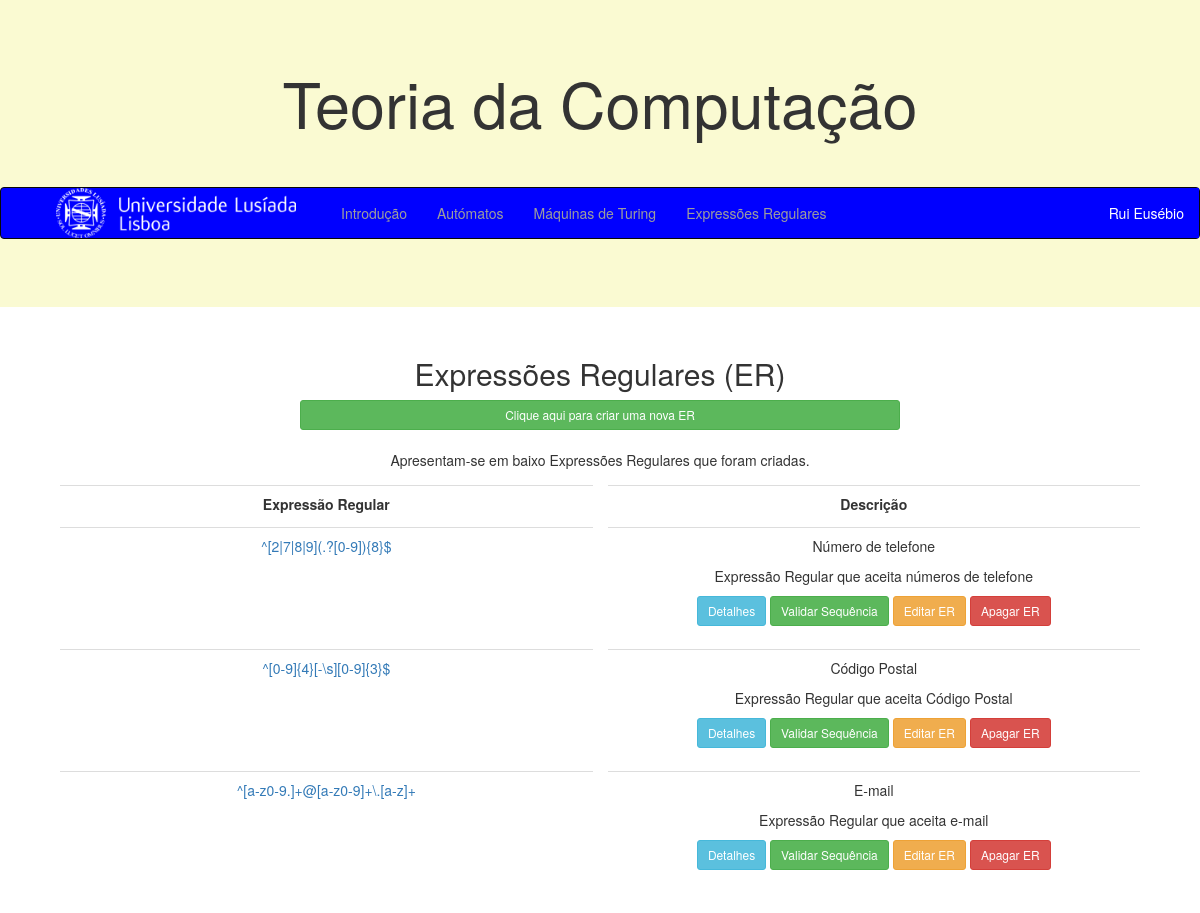
/expressoes/, run on the app's committed database.
### computacao/models.py (models this page shows, shortened)
class Expressao(models.Model):
    nome = models.CharField(max_length=100)
    descricao = models.CharField(max_length=100)
    regex = models.CharField(max_length=100)
    def printRegex(self):
        return self.regex

### computacao/views.py (the view)
# urls.py: path('expressoes/', views.expressoes, name='expressoes'),
def expressoes(request):
    context = {'expressoes': Expressao.objects.all()}
    return render(request, 'computacao/expressoes.html', context)

### computacao/templates/computacao/expressoes.html (shortened to what this page needs)
{% extends 'computacao/layout.html' %}
{% block main %}
    <main class="col-sm-12 text-center">
        <h2>Expressões Regulares (ER)</h2>
        <a href="{% url 'computacao:nova_expressao' %}" class="container btn btn-success btn-sm btn-block" style="max-width:600px">
        Clique aqui para criar uma nova ER
        </a>
        <br>
        <p>Apresentam-se em baixo Expressões Regulares que foram criadas.</p>
        <table align="center" class="table" style="max-width:1200px">
            <tr>
                <th class="text-center col-sm-6 text-center">Expressão Regular</th>
                <th class="text-center col-sm-6 text-center">Descrição</th>
            </tr>
            {% load static %}
            {% for expressao in expressoes %}
                <tr class="text-center">
                    <td>
                        <a href="{% url 'computacao:expressao' expressao.id %}">
                        {{ expressao.printRegex}}
                        </a>
                    </td>
                    <td style="horizontal-align:bottom">
                        <p>{{ expressao.nome }}</p>
                        <p>{{ expressao.descricao }}</p>
                        <p>
                            <a href="{% url 'computacao:expressao' expressao.id %}" class="btn btn-info  btn-sm">
                                Detalhes
                            </a>
                            <a href="{% url 'computacao:expressao' expressao.id %}" class="btn btn-success  btn-sm">
                                Validar Sequência
                            </a>
                            <a href="{% url 'computacao:edita_expressao' expressao.id %}" class="btn btn-warning  btn-sm">
                                Editar ER
                            </a>
                            <a href="{% url 'computacao:apaga_expressao' expressao.id %}" class="btn btn-danger  btn-sm">
                                Apagar ER
                            </a>
                        </p>
                    </td>
                </tr>
            {% endfor %}
        </table>
    </main>
{% endblock %}

### computacao/static/computacao/style.css (style rules this page uses)
table tr th { text-align: right; }
table { border-collapse: separate; border-spacing: 15px 5px; }

### data on the page
Expressao: printRegex "^[2|7|8|9](.?[0-9]){8}$", nome "Número de telefone", descricao "Expressão Regular que aceita números de telefone"
Expressao: printRegex "^[0-9]{4}[-\\s][0-9]{3}$", nome "Código Postal", descricao "Expressão Regular que aceita Código Postal"
Expressao: printRegex "^[a-z0-9.]+@[a-z0-9]+\\.[a-z]+", nome "E-mail", descricao "Expressão Regular que aceita e-mail"
